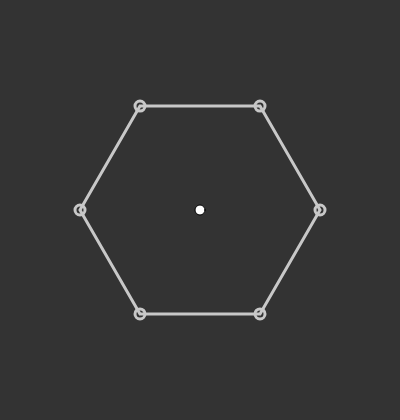
Frame 1 (no input)
Frame 2 (the mouse pressed at the canvas centre, redrawn once): identical to frame 1, image omitted

The p5.js sketch that drew this single still picture (run headless with seeded random() and noise() and a simulated clock; the mouse was pressed at the canvas centre and the sketch redrawn once):

// p5.js sketch
// ── sketch.js
//    _______ __         __                     __          
//   |   _ ::|  |--.----|__.----.---.-.--------|  |--.-----.
//   |   1___|     |   _|  |   _|  _  |        |  _  |  _  |
//   |____   |__|__|__| |__|__| |___._|__|__|__|_____|_____|
//   |:  1   |.github.io                                    
//   |::.. . |                                             
//   `-------'      

var Canvass;

var hexagon = [ ]

function preload() {

}

function setup() {
    Canvass = createCanvas(400,420);
    background(51);

    ellipse(0.5*width,0.5*height,10)
    let vec = createVector(1,0).setMag(120);
    for (let i = 0; i < 6; i++){
        hexagon.push({x:vec.x + width/2,y:vec.y+height/2})
        vec.rotate(PI/3);
    }
    drawTheShape(hexagon);
    noLoop();
}

function draw() {

}


function keyPressed() {
    
    if(keyCode == DELETE){
        console.log('Animation Stopped');
        noLoop();
    }
}

function drawTheShape(theShape){

    push()
    stroke(200);
    noFill();
    strokeWeight(3);
    beginShape()
        for (let pt of theShape){
            vertex(pt.x,pt.y)
            ellipse(pt.x, pt.y, 10)
        }
    endShape(CLOSE)

    pop()
}


function getNewShape(){

}
